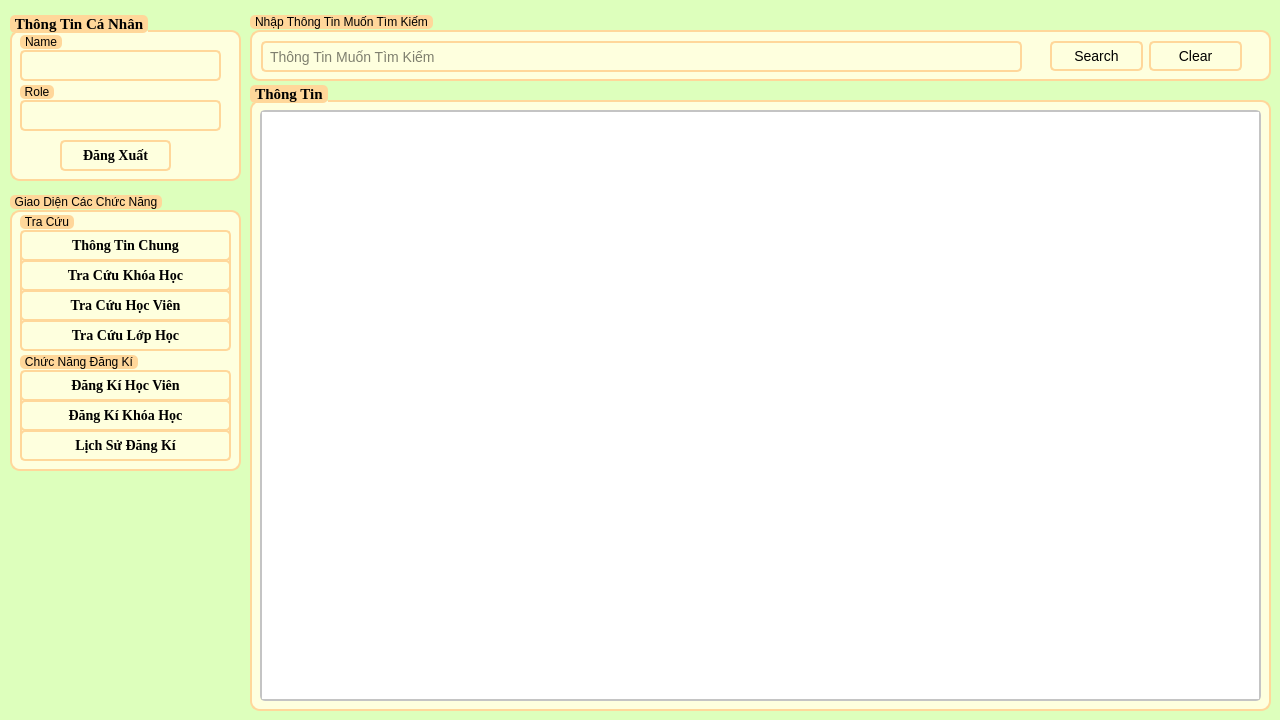
<?xml version="1.0" encoding="UTF-8"?>
<ui version="4.0">
 <class>LichSuDangKi</class>
 <widget class="QWidget" name="LichSuDangKi">
  <property name="geometry">
   <rect>
    <x>0</x>
    <y>0</y>
    <width>1280</width>
    <height>720</height>
   </rect>
  </property>
  <property name="windowTitle">
   <string>Form</string>
  </property>
  <property name="styleSheet">
   <string notr="true">*{
	font: 700 11pt &quot;Times New Roman&quot;;
}
QWidget#LichSuDangKi {
    background-color: #DDFFBC
}

/* LineEdit Styles */
QLineEdit {
    border: 2px solid #FFD79A;
    border-radius: 5px;
    padding: 5px;
    background-color: #FEFFDE;
    font-size: 14px;
}

QLineEdit:focus {
    border: 2px solid #0078d7;
}

/* PushButton Styles */
QPushButton {
    border: 2px solid #FFD79A;
    border-radius: 5px;
    padding: 5px 15px;
    background-color: #FEFFDE;
    color: #000000;
    font-size: 14px;
}

QPushButton:hover {
    background-color: #FFD79A;
}

QPushButton:pressed {
    background-color: #004494;
}

/* TableWidget Styles */
QTableWidget {
    border: 2px solid #c4c4c4;
    border-radius: 5px;
    font-size: 14px;
}

QHeaderView::section {
    background-color: #FFFAC0;
    color: #9DE6E8;
    padding: 5px;
    border: 1px solid #c4c4c4;
}

QTableWidget::item {
    padding: 5px;
}

QTableWidget::item:selected {
    background-color: #FFD79A;
    color: #FFFAC0;
}

QTableWidget::item:hover {
    background-color: #FFD79A;
}

/* ScrollBar Styles */
QScrollBar:vertical {
    border: none;
    background: #f0f0f0;
    width: 12px;
    margin: 15px 0 15px 0;
}

QScrollBar::handle:vertical {
    background: #c4c4c4;
    min-height: 20px;
    border-radius: 5px;
}

QScrollBar::add-line:vertical,
QScrollBar::sub-line:vertical {
    height: 0;
}

QScrollBar::add-page:vertical,
QScrollBar::sub-page:vertical {
    background: none;
}
/* QDateEdit Styles */
QDateEdit {
    border: 2px solid #FFD79A;
    border-radius: 5px;
    padding: 5px;
    background-color: #FEFFDE;
    font-size: 14px;
}
QDateEdit:focus {
    border: 2px solid #0078d7;
}
/* ComboBox Styles */
QComboBox {
    border: 2px solid #FFD79A;
    border-radius: 5px;
    padding: 5px;
    background-color: #FEFFDE;
    font-size: 14px;
    min-width: 6em;
}

QComboBox:focus {
    border: 2px solid #0078d7;
}

QComboBox::drop-down {
    border: none;
}

QComboBox::down-arrow {
    image: url(down_arrow.png); /* Thay đổi icon mũi tên nếu cần */
}

QComboBox::down-arrow:on {
    top: 1px;
    left: 1px;
}

QComboBox QAbstractItemView {
    border: 2px solid #FFD79A;
    border-radius: 5px;
    background-color: #FEFFDE;
    font-size: 14px;
    selection-background-color: #FFD79A;
}
/* GroupBox Styles */
QGroupBox {
    border: 2px solid #FFD79A;
    border-radius: 10px;
    margin-top: 20px;
    background-color: #FEFFDE;
    padding: 10px;
}

QGroupBox::title {
    subcontrol-origin: margin;
    subcontrol-position: top left;
	top: 5px;
    padding: 0 3px;
    background-color: #FFD79A;
    border-radius: 5px;
    color: #000000;
    font-size: 14pt;
    font-weight: bold;
}</string>
  </property>
  <widget class="QGroupBox" name="groupBox">
   <property name="geometry">
    <rect>
     <x>250</x>
     <y>10</y>
     <width>1021</width>
     <height>71</height>
    </rect>
   </property>
   <property name="title">
    <string>Nhập Thông Tin Muốn Tìm Kiếm</string>
   </property>
   <widget class="QWidget" name="layoutWidget_5">
    <property name="geometry">
     <rect>
      <x>800</x>
      <y>30</y>
      <width>192</width>
      <height>32</height>
     </rect>
    </property>
    <layout class="QHBoxLayout" name="horizontalLayout_3">
     <item>
      <widget class="QPushButton" name="btn_tim">
       <property name="text">
        <string>Search</string>
       </property>
       <property name="icon">
        <iconset>
         <normaloff>../../icon/search.svg</normaloff>../../icon/search.svg</iconset>
       </property>
       <property name="shortcut">
        <string notr="true"/>
       </property>
      </widget>
     </item>
     <item>
      <widget class="QPushButton" name="btn_xoathongtin">
       <property name="text">
        <string>Clear</string>
       </property>
       <property name="icon">
        <iconset>
         <normaloff>../../icon/clearall.svg</normaloff>../../icon/clearall.svg</iconset>
       </property>
       <property name="shortcut">
        <string notr="true"/>
       </property>
      </widget>
     </item>
    </layout>
   </widget>
   <widget class="QLineEdit" name="thongtinmuontim">
    <property name="geometry">
     <rect>
      <x>11</x>
      <y>31</y>
      <width>761</width>
      <height>31</height>
     </rect>
    </property>
    <property name="placeholderText">
     <string>Thông Tin Muốn Tìm Kiếm</string>
    </property>
   </widget>
  </widget>
  <widget class="QGroupBox" name="groupBox_2">
   <property name="enabled">
    <bool>true</bool>
   </property>
   <property name="geometry">
    <rect>
     <x>250</x>
     <y>80</y>
     <width>1021</width>
     <height>631</height>
    </rect>
   </property>
   <property name="font">
    <font>
     <family>Times New Roman</family>
     <pointsize>11</pointsize>
     <italic>false</italic>
     <bold>true</bold>
    </font>
   </property>
   <property name="title">
    <string>Thông Tin</string>
   </property>
   <widget class="QTableWidget" name="result_table">
    <property name="enabled">
     <bool>true</bool>
    </property>
    <property name="geometry">
     <rect>
      <x>10</x>
      <y>30</y>
      <width>1001</width>
      <height>591</height>
     </rect>
    </property>
   </widget>
  </widget>
  <widget class="QGroupBox" name="groupBox_5">
   <property name="geometry">
    <rect>
     <x>10</x>
     <y>190</y>
     <width>231</width>
     <height>281</height>
    </rect>
   </property>
   <property name="title">
    <string>Giao Diện Các Chức Năng</string>
   </property>
   <widget class="QGroupBox" name="groupBox_4">
    <property name="geometry">
     <rect>
      <x>10</x>
      <y>20</y>
      <width>211</width>
      <height>141</height>
     </rect>
    </property>
    <property name="title">
     <string>Tra Cứu</string>
    </property>
    <widget class="QPushButton" name="btn_tracuuhocvien">
     <property name="geometry">
      <rect>
       <x>0</x>
       <y>80</y>
       <width>211</width>
       <height>31</height>
      </rect>
     </property>
     <property name="font">
      <font>
       <family>Times New Roman</family>
       <pointsize>-1</pointsize>
       <italic>false</italic>
       <bold>true</bold>
       <underline>false</underline>
       <strikeout>false</strikeout>
      </font>
     </property>
     <property name="text">
      <string>Tra Cứu Học Viên</string>
     </property>
    </widget>
    <widget class="QPushButton" name="btn_thongtinchung">
     <property name="enabled">
      <bool>true</bool>
     </property>
     <property name="geometry">
      <rect>
       <x>0</x>
       <y>20</y>
       <width>211</width>
       <height>31</height>
      </rect>
     </property>
     <property name="font">
      <font>
       <family>Times New Roman</family>
       <pointsize>-1</pointsize>
       <italic>false</italic>
       <bold>true</bold>
       <underline>false</underline>
       <strikeout>false</strikeout>
      </font>
     </property>
     <property name="text">
      <string>Thông Tin Chung</string>
     </property>
    </widget>
    <widget class="QPushButton" name="btn_tracuukhoahoc">
     <property name="enabled">
      <bool>false</bool>
     </property>
     <property name="geometry">
      <rect>
       <x>0</x>
       <y>50</y>
       <width>211</width>
       <height>31</height>
      </rect>
     </property>
     <property name="font">
      <font>
       <family>Times New Roman</family>
       <pointsize>-1</pointsize>
       <italic>false</italic>
       <bold>true</bold>
       <underline>false</underline>
       <strikeout>false</strikeout>
      </font>
     </property>
     <property name="text">
      <string>Tra Cứu Khóa Học</string>
     </property>
    </widget>
    <widget class="QPushButton" name="btn_tracuulophoc">
     <property name="geometry">
      <rect>
       <x>0</x>
       <y>110</y>
       <width>211</width>
       <height>31</height>
      </rect>
     </property>
     <property name="font">
      <font>
       <family>Times New Roman</family>
       <pointsize>-1</pointsize>
       <italic>false</italic>
       <bold>true</bold>
       <underline>false</underline>
       <strikeout>false</strikeout>
      </font>
     </property>
     <property name="text">
      <string>Tra Cứu Lớp Học</string>
     </property>
    </widget>
   </widget>
   <widget class="QGroupBox" name="groupBox_8">
    <property name="geometry">
     <rect>
      <x>10</x>
      <y>160</y>
      <width>211</width>
      <height>111</height>
     </rect>
    </property>
    <property name="title">
     <string>Chức Năng Đăng Kí</string>
    </property>
    <widget class="QPushButton" name="btn_dangkikhoahoc">
     <property name="enabled">
      <bool>true</bool>
     </property>
     <property name="geometry">
      <rect>
       <x>0</x>
       <y>50</y>
       <width>211</width>
       <height>31</height>
      </rect>
     </property>
     <property name="font">
      <font>
       <family>Times New Roman</family>
       <pointsize>-1</pointsize>
       <italic>false</italic>
       <bold>true</bold>
       <underline>false</underline>
       <strikeout>false</strikeout>
      </font>
     </property>
     <property name="text">
      <string>Đăng Kí Khóa Học</string>
     </property>
    </widget>
    <widget class="QPushButton" name="btn_lichsudangki">
     <property name="enabled">
      <bool>true</bool>
     </property>
     <property name="geometry">
      <rect>
       <x>0</x>
       <y>80</y>
       <width>211</width>
       <height>31</height>
      </rect>
     </property>
     <property name="font">
      <font>
       <family>Times New Roman</family>
       <pointsize>-1</pointsize>
       <italic>false</italic>
       <bold>true</bold>
       <underline>false</underline>
       <strikeout>false</strikeout>
      </font>
     </property>
     <property name="text">
      <string>Lịch Sử Đăng Kí</string>
     </property>
    </widget>
    <widget class="QPushButton" name="btn_dangkihocvien">
     <property name="enabled">
      <bool>true</bool>
     </property>
     <property name="geometry">
      <rect>
       <x>0</x>
       <y>20</y>
       <width>211</width>
       <height>31</height>
      </rect>
     </property>
     <property name="font">
      <font>
       <family>Times New Roman</family>
       <pointsize>-1</pointsize>
       <italic>false</italic>
       <bold>true</bold>
       <underline>false</underline>
       <strikeout>false</strikeout>
      </font>
     </property>
     <property name="text">
      <string>Đăng Kí Học Viên</string>
     </property>
    </widget>
   </widget>
  </widget>
  <widget class="QGroupBox" name="groupBox_3">
   <property name="enabled">
    <bool>true</bool>
   </property>
   <property name="geometry">
    <rect>
     <x>10</x>
     <y>10</y>
     <width>231</width>
     <height>171</height>
    </rect>
   </property>
   <property name="font">
    <font>
     <family>Times New Roman</family>
     <pointsize>11</pointsize>
     <italic>false</italic>
     <bold>true</bold>
    </font>
   </property>
   <property name="title">
    <string>Thông Tin Cá Nhân</string>
   </property>
   <widget class="QPushButton" name="btn_dangxuat">
    <property name="geometry">
     <rect>
      <x>50</x>
      <y>130</y>
      <width>111</width>
      <height>31</height>
     </rect>
    </property>
    <property name="font">
     <font>
      <family>Times New Roman</family>
      <pointsize>-1</pointsize>
      <italic>false</italic>
      <bold>true</bold>
      <underline>false</underline>
      <strikeout>false</strikeout>
     </font>
    </property>
    <property name="styleSheet">
     <string notr="true"/>
    </property>
    <property name="text">
     <string>Đăng Xuất</string>
    </property>
   </widget>
   <widget class="QGroupBox" name="groupBox_6">
    <property name="geometry">
     <rect>
      <x>10</x>
      <y>70</y>
      <width>201</width>
      <height>51</height>
     </rect>
    </property>
    <property name="title">
     <string>Role</string>
    </property>
    <widget class="QLineEdit" name="infor_role">
     <property name="enabled">
      <bool>false</bool>
     </property>
     <property name="geometry">
      <rect>
       <x>0</x>
       <y>20</y>
       <width>201</width>
       <height>31</height>
      </rect>
     </property>
    </widget>
   </widget>
   <widget class="QGroupBox" name="groupBox_7">
    <property name="geometry">
     <rect>
      <x>10</x>
      <y>20</y>
      <width>201</width>
      <height>51</height>
     </rect>
    </property>
    <property name="layoutDirection">
     <enum>Qt::LeftToRight</enum>
    </property>
    <property name="autoFillBackground">
     <bool>false</bool>
    </property>
    <property name="title">
     <string>Name</string>
    </property>
    <widget class="QLineEdit" name="infor_username">
     <property name="enabled">
      <bool>false</bool>
     </property>
     <property name="geometry">
      <rect>
       <x>0</x>
       <y>20</y>
       <width>201</width>
       <height>31</height>
      </rect>
     </property>
    </widget>
   </widget>
  </widget>
 </widget>
 <resources/>
 <connections/>
</ui>
